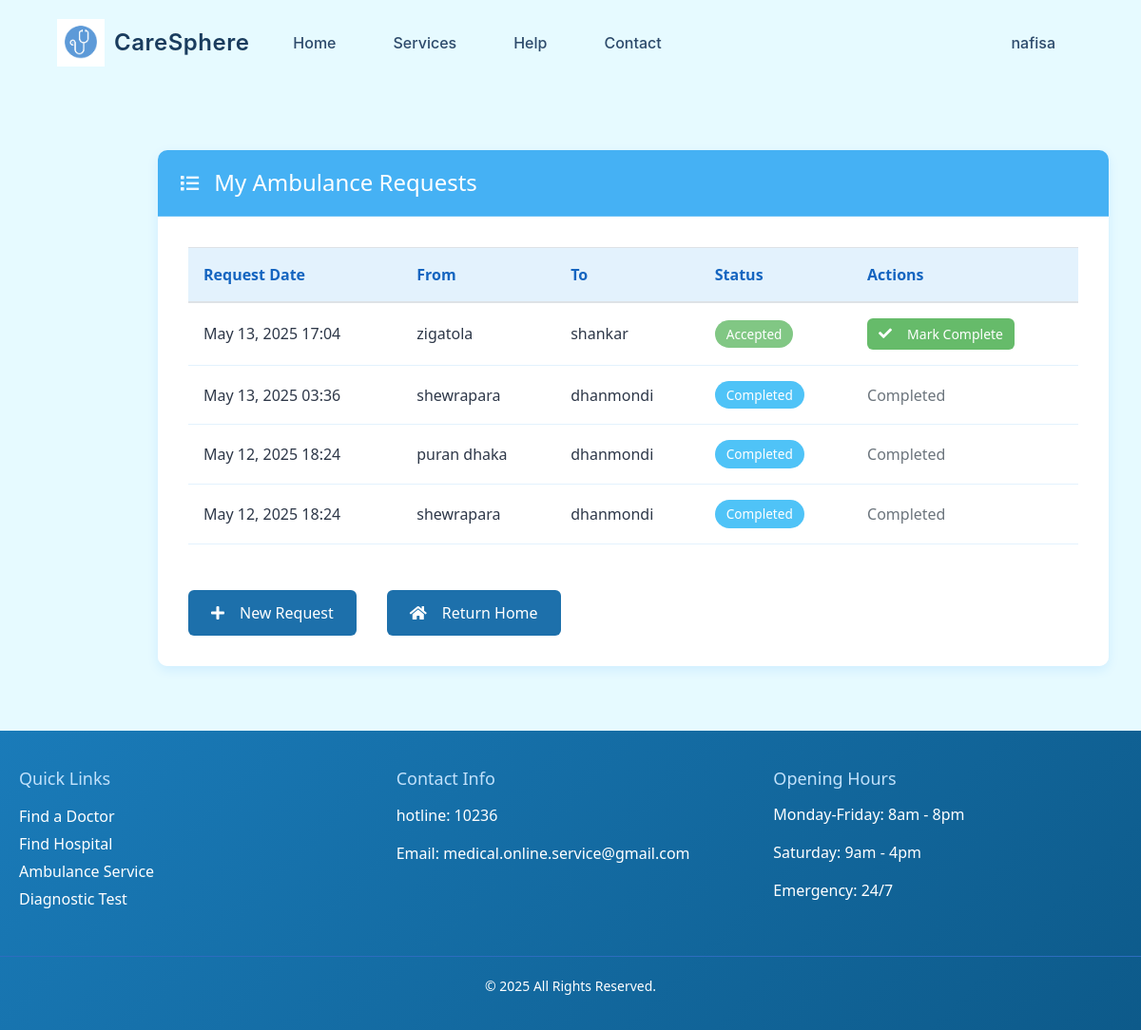
Screenshot of /my_ambulance_requests/ (signed in) with the database file from the repository.
### account/models.py (models this page shows, shortened)
class CustomUser(AbstractUser):
    email = models.EmailField(unique=True)
    phone_number = models.CharField(max_length=15, blank=True,null = True)

### ambulance/models.py (models this page shows, shortened)
class AmbulanceRequest(models.Model):
    user = models.ForeignKey(settings.AUTH_USER_MODEL, on_delete=models.CASCADE, blank=True, null=True)
    ambulance = models.ForeignKey(Ambulance, on_delete=models.CASCADE, blank=True, null=True)
    from_address = models.TextField(blank=True, null=True)
    to_address = models.TextField(blank=True, null=True)
    phone = models.CharField(max_length=20)
    date = models.DateTimeField(auto_now_add=True, auto_now=False)
    status_choice = [
        ('pending', 'Pending'),
        ('accepted', 'Accepted'),
        ('rejected', 'Rejected'),
        ('completed', 'Completed'),
    ]
    status = models.CharField(max_length=100, choices=status_choice, blank=True, null=True,default='pending')

### ambulance/views.py (the view)
# urls.py: path('my_ambulance_requests/', am_views.user_ambulance_requests, name='user_ambulance_requests'),
@login_required
def user_ambulance_requests(request):
    user_requests = AmbulanceRequest.objects.filter(user=request.user).order_by('-date')
    return render(request, template_name='ambulance/user_requests.html', context={'requests': user_requests})

### template/ambulance/user_requests.html
{% extends 'base.html' %}
{% load static %}
{% block body_class %}user-req{% endblock %}
{% block content %}
<div class="container my-5">
  <div class="card-test">
    <div class="card-header  text-white">
      <h2><i class="fas fa-list me-2"></i> My Ambulance Requests</h2>
    </div>
    <div class="card-body">
      {% if requests %}
      <div class="table-responsive">
        <table class="table table-hover">
          <thead>
            <tr>
              <th>Request Date</th>
              <th>From</th>
              <th>To</th>
              <th>Status</th>
              <th>Actions</th>
            </tr>
          </thead>
          <tbody>
            {% for req in requests %}
            <tr>
              <td>{{ req.date|date:"M d, Y H:i" }}</td>
              <td>{{ req.from_address|truncatechars:20 }}</td>
              <td>{{ req.to_address|truncatechars:20 }}</td>
              <td>
                <span class="badge
                                    {% if req.status == 'pending' %}bg-warning
                                    {% elif req.status == 'accepted' %}bg-success
                                    {% elif req.status == 'completed' %}bg-info
                                    {% else %}bg-danger{% endif %}">
                  {{ req.get_status_display }}
                </span>
              </td>
              <td>
                {% if req.status == 'accepted' %}
                <a href="{% url 'complete_ambulance_request' req.id %}" class="btn btn-sm btn-success"
                  onclick="return confirm('Mark this request as completed?')">
                  <i class="fas fa-check me-1"></i> Mark Complete
                </a>
                {% elif req.status == 'completed' %}
                <span class="text-muted">Completed</span>
                {% endif %}
              </td>
            </tr>
            {% endfor %}
          </tbody>
        </table>
      </div>
      {% else %}
      <div class="alert alert-info">
        <i class="fas fa-info-circle me-2"></i>
        You haven't made any ambulance requests yet.
      </div>
      {% endif %}
      <div class="mt-4">
        <a href="{% url 'ambulance_req' %}" class="btn ">
          <i class="fas fa-plus me-1"></i> New Request
        </a>
        <a href="{% url 'home' %}" class="btn  ms-2">
          <i class="fas fa-home me-1"></i> Return Home
        </a>
      </div>
    </div>
  </div>
</div>
{% endblock %}

### template/navbar.html (shortened to what this page needs)
{% load static %}
<nav class="navbar navbar-expand-lg navbar-light">
  <a class="navbar-brand" href="{% url 'home' %}">
    <img src="{% static 'image/logo6.png' %}" alt="Logo" height="50" width="auto" class="d-inline-block align-middle me-3">
    CareSphere
  </a>
  <div class="collapse navbar-collapse" id="navbarSupportedContent">
    <ul class="navbar-nav mr-auto">
      <li class="nav-item">
        <a class="nav-link" href="{% url 'home' %}">Home</a>
      </li>
      <li class="nav-item dropdown">
        <a class="nav-link" href="#" id="navbarDropdown1" role="button" data-toggle="dropdown" aria-haspopup="true" aria-expanded="false">
          Services
        </a>
      </li>
      <li class="nav-item dropdown">
        <a class="nav-link " href="#" id="navbarDropdown2" role="button" data-toggle="dropdown" aria-haspopup="true" aria-expanded="false">
          Help
        </a>
      </li>
      <li class="nav-item dropdown">
        <a class="nav-link " href="#" id="navbarDropdown3" role="button" data-toggle="dropdown" aria-haspopup="true" aria-expanded="false">
          Contact
        </a>
      </li>
    </ul>
    <ul class="navbar-nav ml-auto">
      {% if user.is_authenticated %}
        <li class="nav-item dropdown">
          <a class="nav-link " href="#" id="userDropdown" role="button" data-toggle="dropdown" aria-haspopup="true" aria-expanded="false">
            {{ user.get_full_name|default:user.username }}
          </a>
        </li>
      {% else %}
        <li class="nav-item">
          <a class="nav-link login-btn" href="{% url 'login' %}">Login/Register</a>
        </li>
      {% endif %}
    </ul>
  </div>
</nav>

### static/css/styles.css (style rules this page uses)
html { box-sizing: border-box; height: 100%; overflow-x: hidden; }
*, *::before, *::after { box-sizing: inherit; }
body { font-family: 'Segoe UI', Arial, sans-serif; margin: 0; padding: 0; background-color: #f8fafc; color: #2d3748; min-height: 100vh; display: flex; flex-direction: column; width: 100%; max-width: 100vw; position: relative; overflow-x: hidden; }

### static/css/register.css (style rules this page uses)
.navbar { position: absolute; top: 0; left: 0; width: 100%; background-color: transparent !important; z-index: 1; box-shadow: none !important; }

### static/css/navbar.css (style rules this page uses)
.navbar { background-color: #ffffff; box-shadow: 0 2px 10px rgba(0, 0, 0, 0.05); padding: 15px 5%; font-family: 'Inter', sans-serif; position: sticky; top: 0; z-index: 1000; }
.navbar-brand { font-weight: 600; color: #1a3c5e !important; font-size: 1.5rem; letter-spacing: 0.5px; display: flex; align-items: center; gap: 10px; }
.navbar-brand img { height: 50px; width: auto; transition: transform 0.3s ease; }
.nav-link { color: #2d4a6b !important; font-weight: 500; margin: 0 15px; padding: 10px 15px !important; font-size: 1rem; position: relative; transition: color 0.3s ease; }
.nav-link::after { content: ''; position: absolute; width: 0; height: 2px; bottom: 5px; left: 15px; background-color: #007bff; transition: width 0.3s ease; }

### static/css/hospital_info.css (style rules this page uses)
.btn { display: inline-block; padding: 12px 25px; background: #1a7bb9; color: white; border: none; border-radius: 6px; font-weight: 600; text-decoration: none; cursor: pointer; transition: background 0.2s; }

### static/css/upload_test.css (style rules this page uses)
.btn { padding: 0.75rem 1.5rem; border-radius: 4px; font-weight: 600; cursor: pointer; border: none; text-decoration: none; text-align: center; }

### static/css/ambulance_req_success.css (style rules this page uses)
.btn { background-color: #1d70ab; padding: 0.75rem 1.75rem; }
.btn { display: inline-flex; align-items: center; justify-content: center; gap: 0.5rem; padding: 0.75rem 1.75rem; background-color: #1d70ab; color: white; border-radius: 8px; font-size: 1rem; font-weight: 500; text-decoration: none; transition: all 0.3s ease; border: none; cursor: pointer; }

### static/css/user_requests.css (style rules this page uses)
body.user-req { background-color: #e6faff; background-size: cover; min-height: 100vh; display: flex; justify-content: center; align-items: center; margin: 0; }
.container.my-5 { max-width: 900px; margin: 2rem auto; padding: 0 1rem; }
.card-test { width: 1000px; border: none; border-radius: 10px; box-shadow: 0 4px 12px rgba(0, 123, 255, 0.1); overflow: hidden; background-color: #f8fbfe; }
.card-header { padding: 1.25rem 1.5rem; background-color: #45b1f4; color: white; border-bottom: 1px solid rgba(255, 255, 255, 0.2); }
.card-header h2 { margin: 0; font-size: 1.5rem; display: flex; align-items: center; }
.card-header .fas { font-size: 1.2rem; color: rgba(255, 255, 255, 0.9); }
.card-body { padding: 2rem; background-color: white; }
.table-responsive { margin-bottom: 2rem; }
.table { width: 100%; margin-bottom: 1rem; color: #2d3748; background-color: white; }
.table th { background-color: #e3f2fd; padding: 1rem; font-weight: 600; border-bottom: 2px solid #bbdefb; color: #1565c0; }
.table td { padding: 1rem; vertical-align: middle; border-bottom: 1px solid #e3f2fd; }
.badge { padding: 0.5rem 0.75rem; font-size: 0.85rem; font-weight: 500; border-radius: 50px; }
.bg-success { background-color: #81c784 !important; color: white; }
.bg-info { background-color: #4fc3f7 !important; color: white; }
.btn { padding: 0.75rem 1.5rem; border-radius: 6px; font-weight: 500; display: inline-flex; align-items: center; transition: all 0.3s ease; border: none; }
.btn-sm { padding: 0.375rem 0.75rem; font-size: 0.875rem; }
.btn-success { background-color: #66bb6a; color: white; }
.me-1 { margin-right: 0.5rem; }
.me-2 { margin-right: 1rem; }
.ms-2 { margin-left: 1rem; }
.mt-4 { display: flex; gap: 1rem; }

### rows the page displays
CustomUser: get_full_name "nafisa"
AmbulanceRequest: date "May 13, 2025 17:04", from_address "zigatola", to_address "shankar", status "Accepted", shows "Mark Complete"
AmbulanceRequest: date "May 13, 2025 03:36", from_address "shewrapara", to_address "dhanmondi", status "Completed"
AmbulanceRequest: date "May 12, 2025 18:24", from_address "puran dhaka", to_address "dhanmondi", status "Completed"
AmbulanceRequest: date "May 12, 2025 18:24", from_address "shewrapara", to_address "dhanmondi", status "Completed"
